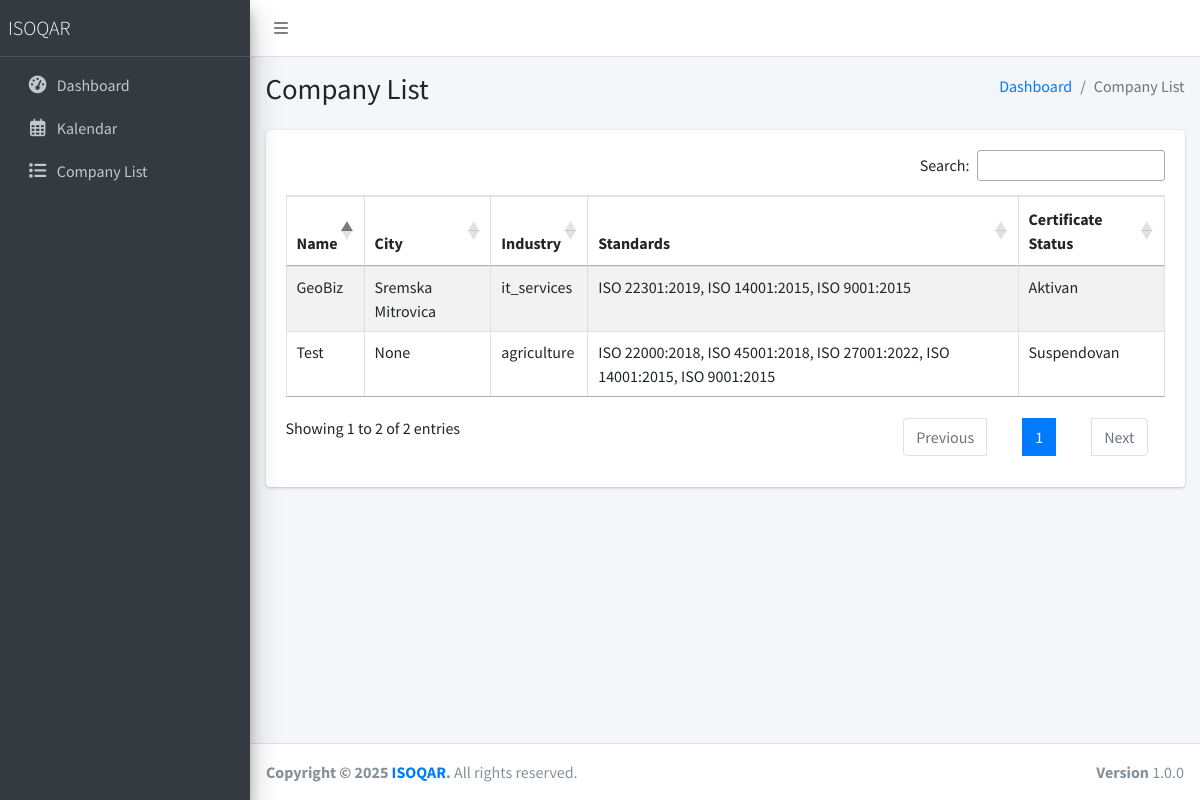
Screenshot of /company/list/ with the database file from the repository.
### company/models.py (models this page shows, shortened)
class Company(models.Model):
    STATUS_ACTIVE = 'active'
    STATUS_SUSPENDED = 'suspended'
    STATUS_WITHDRAWN = 'withdrawn'
    STATUS_EXPIRED = 'expired'
    STATUS_PENDING = 'pending'
    STATUS_CANCELLED = 'cancelled'
    CERTIFICATE_STATUS_CHOICES = [
        (STATUS_ACTIVE, _('Aktivan')),
        (STATUS_SUSPENDED, _('Suspendovan')),
        (STATUS_WITHDRAWN, _('Povučen')),
        (STATUS_EXPIRED, _('Istekao')),
        (STATUS_PENDING, _('Na čekanju')),
        (STATUS_CANCELLED, _('Otkazan')),
    ]
    name = models.CharField(_("Naziv kompanije"), max_length=200)
    pib = models.CharField(_("PIB"), max_length=9, blank=True, null=True, validators=[
        RegexValidator(r'^\d{9}$', _('PIB mora sadržati tačno 9 cifara'))
    ])
    mb = models.CharField(_("Matični broj"), max_length=8, blank=True, null=True, validators=[
        RegexValidator(r'^\d{8}$', _('Matični broj mora sadržati tačno 8 cifara'))
    ])
    street = models.CharField(_("Ulica"), max_length=200, blank=True, null=True)
    street_number = models.CharField(_("Broj"), max_length=20, blank=True, null=True)
    city = models.CharField(
        _("Grad"),
        max_length=50,
        choices=SERBIA_CITY_CHOICES,
        help_text=_("Izaberite grad"),
        blank=True,
        null=True
    )
    postal_code = models.CharField(_("Poštanski broj"), max_length=10, blank=True, null=True)
    country = models.CharField(_("Država"), max_length=100, default="Srbija")
    phone = models.CharField(_("Telefon"), max_length=50, blank=True, null=True)
    email = models.EmailField(_("Email"), blank=True, null=True)
    website = models.URLField(_("Web sajt"), blank=True, null=True)
    industry = models.CharField(
        _("Industrija"),
        max_length=50,
        choices=INDUSTRY_CHOICES,
        blank=True,
        null=True,
        help_text=_("Izaberite industriju")
    )
    number_of_employees = models.IntegerField(_("Broj zaposlenih"), blank=True, null=True)
    certificate_status = models.CharField(
        _("Status sertifikata"),
        max_length=50,
        choices=CERTIFICATE_STATUS_CHOICES,
        default=STATUS_PENDING
    )
    suspension_until_date = models.DateField(_("Suspenzija do datuma"), blank=True, null=True)
    audit_days = models.DecimalField(_("Broj dana audita"), max_digits=18, decimal_places=1, blank=True, null=True)
    initial_audit_conducted_date = models.DateField(_("Datum inicijalnog audita"), blank=True, null=True)
    visits_per_year = models.DecimalField(_("Poseta godišnje"), max_digits=18, decimal_places=0, blank=True, null=True)
    audit_days_each = models.DecimalField(_("Dana po auditu"), max_digits=18, decimal_places=1, blank=True, null=True)
    notes = models.TextField(_("Napomene"), blank=True, null=True)
    is_active = models.BooleanField(_("Aktivna"), default=True)
    created_at = models.DateTimeField(_("Kreirano"), auto_now_add=True)
    updated_at = models.DateTimeField(_("Ažurirano"), auto_now=True)
    class Meta:
        verbose_name = _("Kompanija")
        verbose_name_plural = _("Kompanije")
        ordering = ['-created_at']

class Standard(models.Model):
    STANDARD_CHOICES = [
        ('ISO 9001:2015', _('ISO 9001:2015 - Sistem menadžmenta kvalitetom')),
        ('ISO 14001:2015', _('ISO 14001:2015 - Sistem upravljanja zaštitom životne sredine')),
        ('ISO 45001:2018', _('ISO 45001:2018 - Sistem menadžmenta bezbednošću i zdravljem na radu')),
        ('ISO 27001:2022', _('ISO 27001:2022 - Sistem menadžmenta bezbednošću informacija')),
        ('ISO 22000:2018', _('ISO 22000:2018 - Sistem menadžmenta bezbednošću hrane')),
        ('ISO 13485:2016', _('ISO 13485:2016 - Medicinska sredstva - Sistem menadžmenta kvalitetom')),
        ('ISO 50001:2018', _('ISO 50001:2018 - Sistem menadžmenta energijom')),
        ('ISO 20000-1:2018', _('ISO 20000-1:2018 - Sistem menadžmenta IT uslugama')),
        ('ISO 22301:2019', _('ISO 22301:2019 - Sistem menadžmenta kontinuitetom poslovanja')),
        ('ISO 37001:2016', _('ISO 37001:2016 - Sistem menadžmenta protiv mita')),
        ('ISO 17025:2017', _('ISO 17025:2017 - Opšti zahtevi za kompetentnost laboratorija za ispitivanje i laboratorija za etaloniranje')),
        ('ISO 17020:2012', _('ISO 17020:2012 - Ocenjivanje usaglašenosti - Zahtevi za rad različitih tipova tela koja obavljaju kontrolisanje')),
        ('ISO 17021-1:2015', _('ISO 17021-1:2015 - Ocenjivanje usaglašenosti - Zahtevi za tela koja obavljaju proveru i sertifikaciju sistema menadžmenta')),
        ('ISO 17024:2012', _('ISO 17024:2012 - Ocenjivanje usaglašenosti - Opšti zahtevi za tela koja obavljaju sertifikaciju osoba')),
        ('ISO 17065:2012', _('ISO 17065:2012 - Ocenjivanje usaglašenosti - Zahtevi za tela koja sertifikuju proizvode, procese i usluge')),
        ('HACCP', _('HACCP - Sistem bezbednosti hrane')),
        ('FSSC 22000 v5.1', _('FSSC 22000 v5.1 - Sistem bezbednosti hrane')),
        ('IFS Food v7', _('IFS Food v7 - International Featured Standard Food')),
        ('BRC Food v9', _('BRC Food v9 - British Retail Consortium Global Standard for Food Safety')),
    ]
    company = models.ForeignKey(Company, on_delete=models.CASCADE, verbose_name=_("Kompanija"), related_name='standards')
    standard = models.CharField(_("Standard"), max_length=100, choices=STANDARD_CHOICES, blank=True, null=True)
    class Meta:
        verbose_name = _("Standard")
        verbose_name_plural = _("Standardi")
        ordering = ['-id']

### company/views.py (the view)
# urls.py: path('list/', CompanyListView.as_view(), name='list'),
class CompanyListView(ListView):
    model = Company
    template_name = 'company/company-list.html'
    context_object_name = 'companies'

### templates/company/company-list.html (shortened to what this page needs)
{% extends "layouts/base.html" %}
{% block extrastyle %}
<link rel="stylesheet" href="https://cdn.datatables.net/1.13.4/css/jquery.dataTables.min.css">
<link rel="stylesheet" href="https://cdn.datatables.net/1.13.4/css/dataTables.bootstrap4.min.css">
<link rel="stylesheet" href="https://cdn.datatables.net/responsive/2.4.0/css/responsive.bootstrap4.min.css">
<link rel="stylesheet" href="https://cdn.datatables.net/buttons/2.3.3/css/buttons.bootstrap4.min.css">
{% endblock %}
{% block content %}
<div class="content-wrapper">
  <div class="content-header">
    <div class="container-fluid">
      <div class="row mb-2">
        <div class="col-sm-6">
          <h1 class="m-0">Company List</h1>
        </div>
        <div class="col-sm-6">
          <ol class="breadcrumb float-sm-right">
            <li class="breadcrumb-item"><a href="{% url 'home' %}">Dashboard</a></li>
            <li class="breadcrumb-item active">Company List</li>
          </ol>
        </div>
      </div>
    </div>
  </div>
  <div class="content">
    <div class="container-fluid">
      <div class="card">
        <div class="card-body">
          <table id="companiesTable" class="table table-bordered table-striped">
            <thead>
              <tr>
                <th>Name</th>
                <th>City</th>
                <th>Industry</th>
                <th>Standards</th>
                <th>Certificate Status</th>
              </tr>
            </thead>
            <tbody>
              {% for company in companies %}
              <tr>
                <td>{{ company.name }}</td>
                <td>{{ company.city }}</td>
                <td>{{ company.industry }}</td>
                <td>
                  {% for standard in company.standards.all %}
                    {{ standard.standard }}{% if not forloop.last %}, {% endif %}
                  {% endfor %}
                </td>
                <td>
                  <span class="status-{{ company.get_certificate_status_display|lower }}">{{ company.get_certificate_status_display }}</span>
                </td>
              </tr>
              {% endfor %}
            </tbody>
          </table>
        </div>
      </div>
    </div>
  </div>
</div>
{% endblock %}

### templates/layouts/base.html (shortened to what this page needs)
<!DOCTYPE html>
{% load static %}
<html lang="en">
<head>
  <link rel="stylesheet" href="{% static 'css/all.min.css' %}">
  <link rel="stylesheet" href="{% static 'css/adminlte.min.css' %}">
  <link rel="stylesheet" href="{% static 'css/jquery-ui.min.css' %}">
  {% block extrastyle %}{% endblock %}
</head>
<body class="{% block bodyclass %}{% endblock %}">
<div class="wrapper">
  {% include 'layouts/navbar.html' %}
  {% include 'layouts/sidebar.html' %}
  {% block content %}{% endblock %}
  {% include 'layouts/footer.html' %}
</div>

### templates/layouts/navbar.html
<nav class="main-header navbar navbar-expand navbar-white navbar-light">
    <ul class="navbar-nav">
      <li class="nav-item">
        <a class="nav-link" data-widget="pushmenu" href="#" role="button"><i class="fas fa-bars"></i></a>
      </li>
    </ul>
</nav>

### templates/layouts/sidebar.html
<aside class="main-sidebar sidebar-dark-primary elevation-4">
    <a href="/" class="brand-link">
      <span class="brand-text font-weight-light">ISOQAR</span>
    </a>
    <div class="sidebar">
<nav class="mt-2">
    <ul class="nav nav-pills nav-sidebar flex-column" data-widget="treeview" role="menu" data-accordion="false">
        <li class="nav-item">
            <a href="{% url 'home' %}" class="nav-link">
                <i class="nav-icon fas fa-tachometer-alt"></i>
                <p>Dashboard</p>
            </a>
        </li>
          <li class="nav-item">
            <a href="{% url 'company:calendar' %}" class="nav-link">
              <i class="nav-icon far fa-calendar-alt"></i>
              <p>
                Kalendar
              </p>
            </a>
          </li>
          <li class="nav-item">
            <a href="{% url 'company:list' %}" class="nav-link">
              <i class="nav-icon fas fa-list"></i>
              <p>Company List</p>
            </a>
          </li>
        </ul>
      </nav>
    </div>
</aside>

### templates/layouts/footer.html
  <footer class="main-footer">
    <div class="float-right d-none d-sm-block">
      <b>Version</b> 1.0.0
    </div>
    <strong>Copyright &copy; 2025 <a href="https://isoqar.rs">ISOQAR</a>.</strong> All rights reserved.
  </footer>

### rows the page displays
Company: name "Test", city "None", industry "agriculture", certificate_status "Suspendovan"
Standard: standard "ISO 22000:2018"
Standard: standard "ISO 45001:2018"
Standard: standard "ISO 27001:2022"
Standard: standard "ISO 14001:2015"
Standard: standard "ISO 9001:2015"
Company: name "GeoBiz", city "Sremska Mitrovica", industry "it_services", certificate_status "Aktivan"
Standard: standard "ISO 22301:2019"
Standard: standard "ISO 14001:2015"
Standard: standard "ISO 9001:2015"
